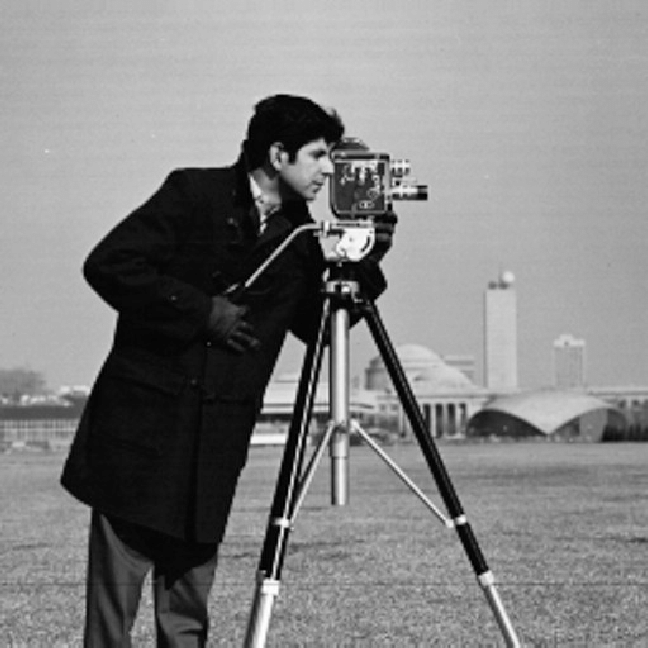
%> input picture BSCOMPUTER ENGINEERING/4th YEAR OF COMPUTER ENGINEERING/7th SEMESTER/DIGITAL IMAGE PROCESSING/MATLAB CODES OF DIGITAL IMAGE PROCESSING/LECTURE#4CODES/cameraman.jpg, 648 x 648 px, given in place of cameraman.tif, which was not available
$ octave logtransformation.m   (GNU Octave 9; MATLAB toolbox functions it lacks are replaced by stand-ins)
%> lines starting %> are read from the running program, lines starting %| are printed output that depends on the picture; pictures that were not available may be replaced by others from this repository, and a replacement may not be noted
clear all;
close all;
clc;
I = imread('cameraman.tif');
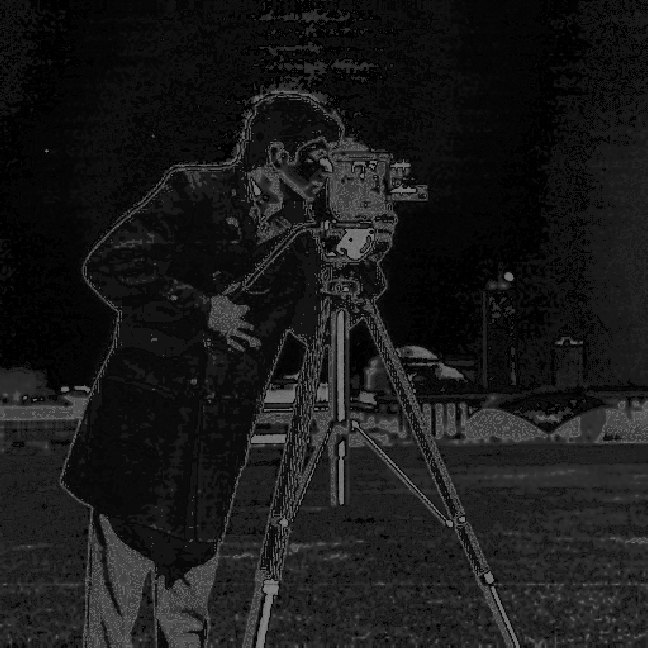
%> I: size 648x648 uint8; min 0, max 130, mean 24.9
figure;
imshow(I);title('Original');
c = 10;
I_log = c * (log(1 + cast(I,'double')));
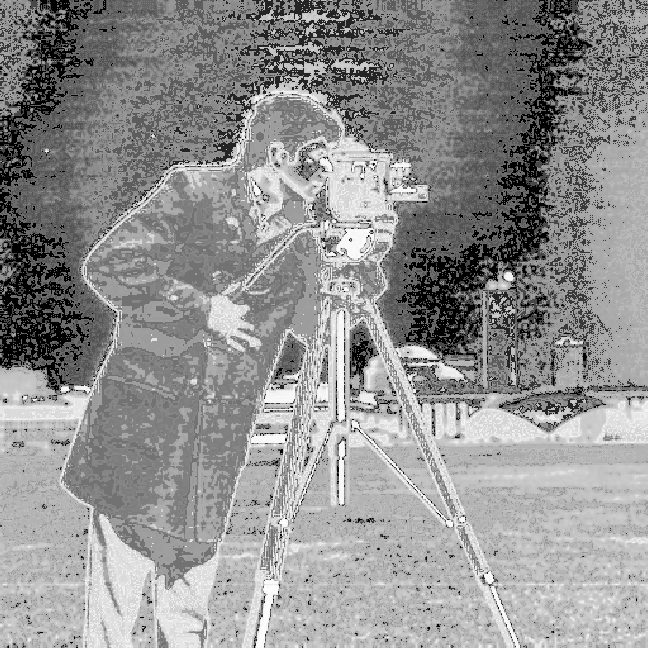
%> I_log: size 648x648 double; min 0, max 48.75, mean 27.8; drawn with min black and max white
figure;
imshow(I_log,[]);title('Log Transformation');

$ run again, with BSCOMPUTER ENGINEERING/4th YEAR OF COMPUTER ENGINEERING/7th SEMESTER/DIGITAL IMAGE PROCESSING/MATLAB CODES OF DIGITAL IMAGE PROCESSING/LECTURE#4CODES/003_F.png saved as BSCOMPUTER ENGINEERING/4th YEAR OF COMPUTER ENGINEERING/7th SEMESTER/DIGITAL IMAGE PROCESSING/MATLAB CODES OF DIGITAL IMAGE PROCESSING/LECTURE#4CODES/cameraman.jpg
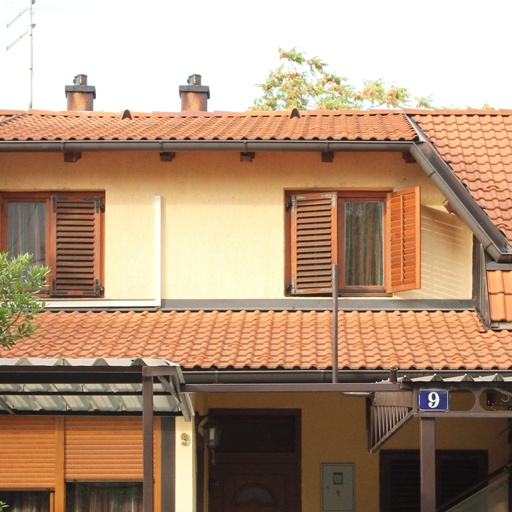
%> input picture BSCOMPUTER ENGINEERING/4th YEAR OF COMPUTER ENGINEERING/7th SEMESTER/DIGITAL IMAGE PROCESSING/MATLAB CODES OF DIGITAL IMAGE PROCESSING/LECTURE#4CODES/003_F.png, 512 x 512 px, given in place of cameraman.tif, which was not available
%> I is the input picture: size 512x512x3 uint8; mean R, G, B 177.4, 148.3, 123.2
%> `I_log = c * (log(1 + cast(I,'double')));`:
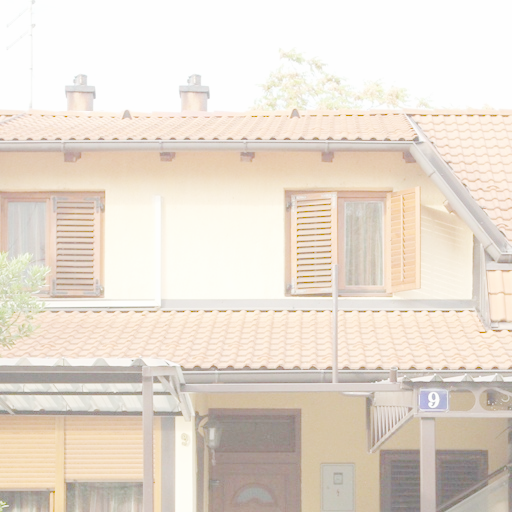
%> I_log: size 512x512x3 double; mean R, G, B 50.4, 48.2, 45.6; drawn with min black and max white
